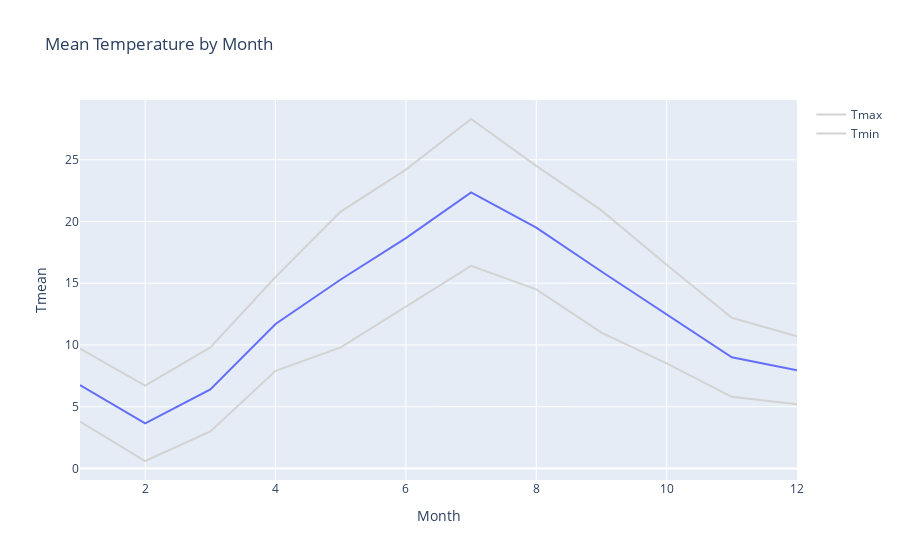

Source (notebook cell):
### Code cell
import plotly.express as px

fig = px.line(weather, x='Month', y='Tmean', title='Mean Temperature by Month')
fig.add_scatter(x=weather['Month'], y=weather['Tmax'], mode='lines', name='Tmax', line=dict(color='lightgrey'))
fig.add_scatter(x=weather['Month'], y=weather['Tmin'], mode='lines', name='Tmin', line=dict(color='lightgrey'))

fig.show()

### Figure 1 — Plotly figure (JSON) as saved in the notebook; plotly's stock layout.template omitted (floating-point values rounded to 4 significant figures)
{"data": [{"hovertemplate": "Month=%{x}<br>Tmean=%{y}<extra></extra>", "legendgroup": "", "line": {"color": "#636efa", "dash": "solid"}, "marker": {"symbol": "circle"}, "mode": "lines", "name": "", "orientation": "v", "showlegend": false, "type": "scatter", "x": [1, 2, 3, 4, 5, 6, 7, 8, 9, 10, 11, 12], "xaxis": "x", "y": [6.75, 3.65, 6.4, 11.7, 15.3, 18.65, 22.35, 19.5, 15.95, 12.5, 9.0, 7.95], "yaxis": "y"}, {"line": {"color": "lightgrey"}, "mode": "lines", "name": "Tmax", "type": "scatter", "x": [1, 2, 3, 4, 5, 6, 7, 8, 9, 10, 11, 12], "y": [9.7, 6.7, 9.8, 15.5, 20.8, 24.2, 28.3, 24.5, 20.9, 16.5, 12.2, 10.7]}, {"line": {"color": "lightgrey"}, "mode": "lines", "name": "Tmin", "type": "scatter", "x": [1, 2, 3, 4, 5, 6, 7, 8, 9, 10, 11, 12], "y": [3.8, 0.6, 3.0, 7.9, 9.8, 13.1, 16.4, 14.5, 11.0, 8.5, 5.8, 5.2]}], "layout": {"legend": {"tracegroupgap": 0}, "title": {"text": "Mean Temperature by Month"}, "xaxis": {"anchor": "y", "domain": [0, 1], "title": {"text": "Month"}}, "yaxis": {"anchor": "x", "domain": [0, 1], "title": {"text": "Tmean"}}}}
